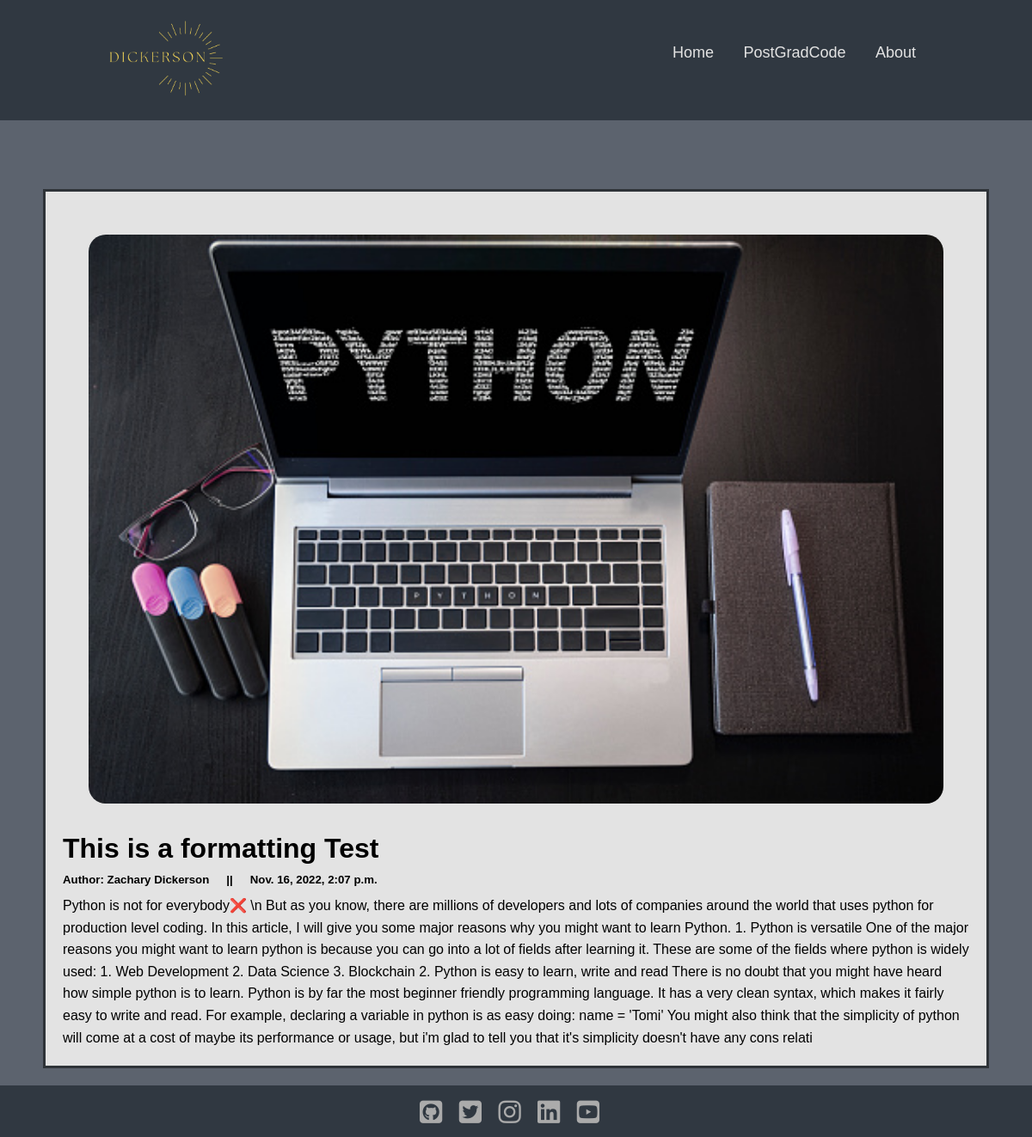
/post/6, run on the app's committed database.
### posts/views.py (the view)
# urls.py: path('post/<str:pk>', views.post, name='post'),
def post(request, pk):
    posts = Post.objects.get(id=pk)
    return render(request, 'posts.html', {'posts': posts})

### templates/posts.html (shortened to what this page needs)
{% load static %}
<!DOCTYPE html>
<html lang="en">
<head>
</head>
<body>
    <div id="header">
        <div class="container">
            <nav>
                <img src="{% static 'logo.png' %}" class="logo">
                <ul id="my-tabs">
                    <li><a href='../'>Home</a></li>
                    <li><a href='#postGrad'>PostGradCode</a></li>
                    <li><a href='#about'>About</a></li>
                </ul>
            </nav>
        </div>
    </div>
    <div id="blogs">
        <div class="row">
            <div class="column">
                <div class="card">
                    <img src="{% static 'pythonphoto.jpg' %}" class="img-sizing">
                    <h1 class = title>{{posts.title}}</h1>
                    <div class="time-by">
                        <h5>Author: Zachary Dickerson</h5>
                        <h5>||</h5>
                        <h5>{{posts.created_at}}</h5>
                    </div>
                    <p>{{posts.body}}</p>
                </div>
            </div>
        </div>
    </div>
    <div class="footer">
        <div class="social-icons">
            <a href="https://github.com/zachdickerson" target="_blank"><i class="fa-brands fa-square-github"></i></a>
            <a href="https://twitter.com/postgradcode" target="_blank"><i class="fa-brands fa-twitter-square"></i></a>
            <a href="https://www.instagram.com/postgradcode/" target="_blank"><i class="fa-brands fa-instagram"></i></a>
            <a href="https://www.linkedin.com/in/dickerson-zachary/" target="_blank"><i class="fa-brands fa-linkedin"></i></a>
            <a href="https://www.youtube.com/channel/UCHYNWhgLVtMSBgntgg327YA" target="_blank"><i class="fa-brands fa-square-youtube"></i></a>
        </div>
    </div>
</body>
</html>

### templates/posts.html (style rules this page uses)
* { box-sizing: border-box; font-family: 'Poppins', sans-serif; margin: 0; padding:0; }
html { scroll-behavior: smooth; }
body { background: #5c636e; color: #e3e3e3; }
p { line-height: 1.6; }
#header { background: #303841; height: 140px; width: 100%; }
.logo { width: 140px; }
.container { padding: 10px 10% }
nav { align-items: center; display: flex; flex-wrap: wrap; justify-content: space-between; }
nav ul li { display: inline-block; font-size: 18px; position: relative; padding-left: 15px; padding-right: 15px; text-decoration: none; }
nav ul li a { color: #e3e3e3; font-size: 18px; position: relative; text-decoration: none; }
#blogs { padding: 80px 50px; color: black; }
.column { border: 3px solid #2e3338; }
.card { background-color: #e3e3e3; padding: 20px; }
.row:after { content: ""; display: table; clear: both; }
.img-sizing { padding: 30px; height: 100%; width: 100%; border-radius: 50px; }
.title { padding: 0 0 0 0; }
h5 { padding: 10px 0; }
.time-by { display: flex; justify-content: flex-start; gap: 20px; }
.footer { background-color: #303841; bottom: 0; color: #e3e3e3; height: 60px; left: 0; position: fixed; text-align: center; width: 100%; }
.social-icons { padding-top: 15px; }
.social-icons a { color: #ababab; display: inline-block; font-size: 30px; margin-right: 15px; text-decoration: none; transition: transform 0.5s }

### data on the page
Post: title "This is a formatting Test", created_at "Nov. 16, 2022, 2:07 p.m.", body "Python is not for everybody❌ \\n But as you know, there are millions of developers and lots of companies around the world that uses python for production level coding. In this article, I will give you some major reasons why you might want to learn Python. 1. Python is versatile One of the major reasons you might want to learn python is because you can go into a lot of fields after learning it. These are some of the fields where python is widely used: 1. Web Development 2. Data Science 3. Blockchain 2. Python is easy to learn, write and read There is no doubt that you might have heard how simple python is to learn. Python is by far the most beginner friendly programming language. It has a…"
